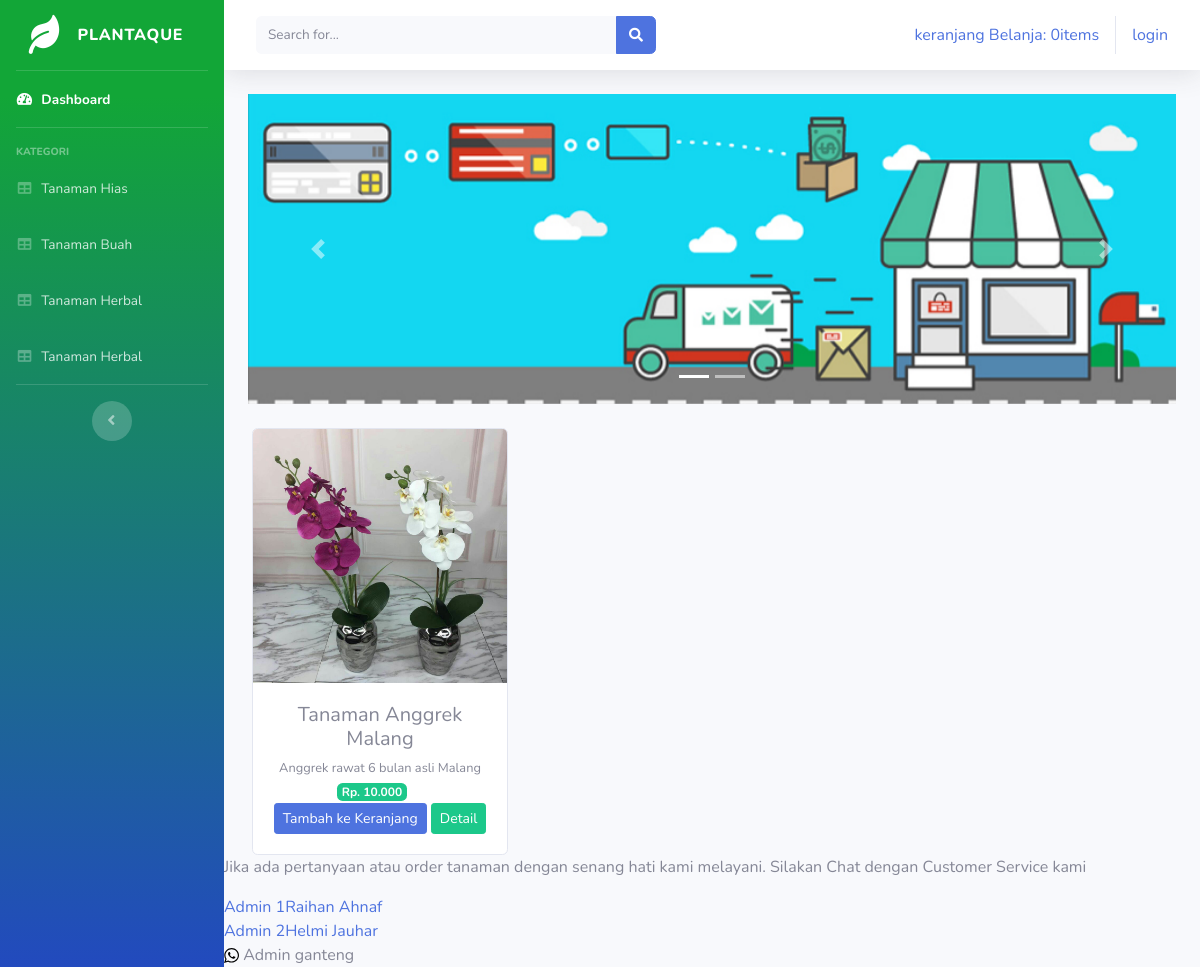
Screenshot of /index.php/kategori/tanaman_hias with the database file from the repository.
### tables this page shows
CREATE TABLE `tb_barang` (
  `id_barang` int(11) NOT NULL,
  `nama_barang` varchar(100) NOT NULL,
  `keterangan` varchar(225) NOT NULL,
  `kategori` varchar(60) NOT NULL,
  `harga` int(11) NOT NULL,
  `stok` int(11) NOT NULL,
  `gambar` text NOT NULL
);

### application/controllers/kategori.php (called while the page is built, shortened)
<?php
class Kategori extends CI_Controller {
    public function tanaman_hias()
    {
        $data['tanaman_hias']= $this->model_kategori-> data_tanaman_hias()->result();
        $this->load->view('templates/header');
        $this->load->view('templates/sidebar');
        $this->load->view('tanaman_hias',$data);
        $this->load->view('templates/footer');
    }
}
?>

### index.php (called while the page is built, shortened)
<?php
require_once BASEPATH.'core/CodeIgniter.php';

### application/models/model_kategori.php (called while the page is built, shortened)
<?php
class model_kategori extends CI_Model {
public function data_tanaman_hias()
{
 return $this->db->get_where("tb_barang",array('kategori'=> 'tanaman_hias'));
}
}
?>

### application/views/tanaman_hias.php (the view, shortened to what this page needs)
<div class="container-fluid">
<div id="carouselExampleIndicators" class="carousel slide" data-ride="carousel">
    <ol class="carousel-indicators">
      <li data-target="#carouselExampleIndicators" data-slide-to="0" class="active"></li>
      <li data-target="#carouselExampleIndicators" data-slide-to="1"></li>
    </ol>
    <div class="carousel-inner">
      <div class="carousel-item active">
        <img src="<?php echo base_url('assets/img/slider1.jpg')?>" class="d-block w-100" alt="...">
      </div>
    </div>
    <a class="carousel-control-prev" href="#carouselExampleIndicators" role="button" data-slide="prev">
      <span class="carousel-control-prev-icon" aria-hidden="true"></span>
    </a>
    <a class="carousel-control-next" href="#carouselExampleIndicators" role="button" data-slide="next">
      <span class="carousel-control-next-icon" aria-hidden="true"></span>
    </a>
</div>
  <div class="row text-center">
    <?php foreach ($tanaman_hias as $brg) : ?>
    <div class="card ml-3 mt-4" style="width: 16rem;">
      <img src="<?php echo base_url().'/uploads/'.$brg->gambar ?>" class="card-img-top" alt="...">
      <div class="card-body">
        <h5 class="card-title mb-1"><?php echo $brg->nama_barang ?></h5>
        <small><?php echo $brg->keterangan ?></small>
        <span class="badge badge-success mr-3">Rp. <?php echo number_format($brg->harga,0,',','.') ?></span>
        <?php echo anchor('dashboard/tambah_ke_keranjang/'.$brg->id_barang,
        '<div class="btn btn-sm btn-primary">Tambah ke Keranjang</div>') ?>
        <?php echo anchor('dashboard/detail/'.$brg->id_barang,
        '<div class="btn btn-sm btn-success">Detail</div>') ?>
        </div>
    </div>
    <?php endforeach; ?>
  </div>
</div>
<!DOCTYPE html>
<html lang="en">
<head>
    <link rel='stylesheet' id='wptwa-public-css'  href='https://herbalgresik.com/whatsapp/css/public.css?ver=5.0.2' type='text/css' media='all' />
  <link rel='stylesheet' id='wptwa-generated-css'  href='https://herbalgresik.com/whatsapp/css/auto-generated-wptwa.css?ver=5.0.2' type='text/css' media='all' />
</head>
<body>
    <div class="wptwa-container right-side" data-delay-time="0" data-inactive-time="0" data-scroll-length="0" data-auto-display-on-mobile="off">
    <div class="wptwa-box">
     <div class="wptwa-wrapper">
      <div class="wptwa-description">
       <p>Jika ada pertanyaan atau order tanaman dengan senang hati kami melayani. Silakan Chat dengan Customer Service kami</p>
      </div>
 <div class="wptwa-people"><a href="https://wa.me/6282145466837?text=Hai Admin, bolehkah saya bertanya?" target="_blank" class="wptwa-account" data-number="6282145466837" data-auto-text="Plantaque">
 <div class="wptwa-info">
 <span class="wptwa-title">Admin 1</span><span class="wptwa-name">Raihan Ahnaf</span>
 </div>
 </a>
 <div class="wptwa-people"><a href="https://wa.me/6281234869483?text=Hai Admin, bolehkah saya bertanya?" target="_blank" class="wptwa-account" data-number="6281234869483" data-auto-text="Plantaque">
 <div class="wptwa-info">
 <span class="wptwa-title">Admin 2</span><span class="wptwa-name">Helmi Jauhar</span>
 </div>
 </a>
 </div>
 </div>
 </div>
 </div>
 <span class="wptwa-handler">
 <span class="text">Admin ganteng</span></span>
 </div>
</body>
</html>

### rows the page displays
tb_barang: gambar (picture), nama_barang "Tanaman Anggrek Malang", keterangan "Anggrek rawat 6 bulan asli Malang", harga "10.000", id_barang "Tambah ke Keranjang", id_barang "Detail"

### other values shown
anchor('dashboard/detail_keranjang', $keranjang) "keranjang Belanja: 0items"
anchor('auth/login', 'login') "login"
